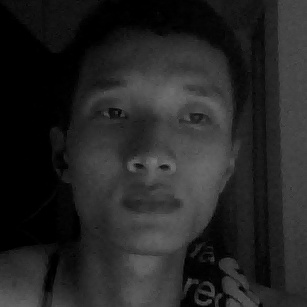
#> input picture Face-Recognition-master/dataSet/face-123.1.jpg, 307 x 307 px, given in place of the camera
$ python Test06_HSV.py
#> lines starting #> are read from the running program, lines starting #| are printed output that depends on the picture; after the words box and inside, x2 and y2 are one past the last pixel; in counts of white or black regions, pixels touching at a corner belong together
import cv2
import numpy as np

def h_min(pos):
    h_min.val = pos
h_min.val = 15
def s_min(pos):
    s_min.val = pos
s_min.val = 108
def v_min(pos):
    v_min.val = pos
v_min.val = 128
def h_max(pos):
    h_max.val = pos
h_max.val = 39
def s_max(pos):
    s_max.val = pos
s_max.val = 255
def v_max(pos):
    v_max.val = pos
v_max.val = 169

cv2.namedWindow("HSV_Tracking", cv2.WINDOW_FREERATIO)

cv2.createTrackbar("Min H", "HSV_Tracking", 0, 255, h_min)
cv2.createTrackbar("Max H", "HSV_Tracking", 255, 255, h_max)
cv2.createTrackbar("Min S", "HSV_Tracking", 0, 255, s_min)
cv2.createTrackbar("Max S", "HSV_Tracking", 255, 255, s_max)
cv2.createTrackbar("Min V", "HSV_Tracking", 0, 255, v_min)
cv2.createTrackbar("Max V", "HSV_Tracking", 255, 255, v_max)

arr_pnt = np.array((), np.int32)

cap = cv2.VideoCapture(0)
if (cap.isOpened() == False):
    print ("ERROR")
while (cap.isOpened()):
    ret, frame = cap.read()
#> frame is the input picture: shape (307, 307, 3); min 0, max 119, mean 37
    frame = cv2.flip(frame, 1)
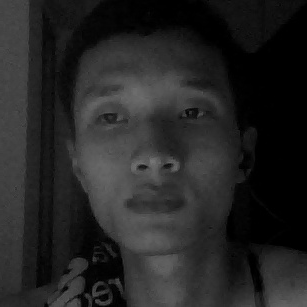
#> frame: shape (307, 307, 3); min 0, max 119, mean 37
    if ret == True:
        hsv_frame = cv2.cvtColor(frame, cv2.COLOR_BGR2HSV)
#> hsv_frame: shape (307, 307, 3); mean H, S, V 0, 0, 37
        lower = np.array([h_min.val, s_min.val, v_min.val])
        upper = np.array([h_max.val, v_max.val, v_max.val])
        mask_temp = cv2.inRange(hsv_frame, lower, upper)
#> mask_temp: shape (307, 307); every value is 0
        kernel_er = np.ones((3,3))
        kernel_di = np.ones((5,5))
        mask_temp = cv2.erode(mask_temp, kernel_er)
        mask_temp = cv2.dilate(mask_temp, kernel_di, iterations = 3)
        #mask_temp = cv2.blur(mask_temp, (5,5), 0)
        cv2.putText(frame, "REC", (10, 20), cv2.FONT_HERSHEY_COMPLEX_SMALL, 1, (0,0,255), 1)
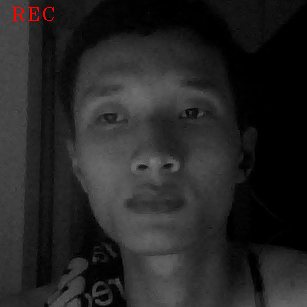
#> frame: shape (307, 307, 3); 0.19% of pixels changed, all inside (x1, y1, x2, y2) = (12, 7, 54, 21)
        cont = cv2.findContours(mask_temp, cv2.RETR_TREE, cv2.CHAIN_APPROX_SIMPLE)[1]
#> cont = []
        if len(cont) > 0:
            cont_tmp = cont[0]
            #cv2.drawContours(frame, cont, -1, (0, 255, 0), 2)
            M = cv2.moments(cont_tmp)
            x = int(M ['m10']/(M['m00']+1))
            y = int(M['m01']/(M['m00']+1))
            cv2.putText(frame, str((x,y)), (x-80, y-70), cv2.FONT_HERSHEY_COMPLEX_SMALL, 1.5, (255, 0, 0), 1)
            # [5 lines of commented-out code are left out]
            rect = cv2.minAreaRect(cont_tmp)
            box = cv2.boxPoints(rect)
            box = np.intc(box)
            cv2.drawContours(frame,[box],0,(0,255,0),2)
            arr_pnt = np.append(arr_pnt, (int(x), int(y)))
            if len(arr_pnt) > 200:
                arr_pnt = np.delete(arr_pnt, (0, 1))
            arr_pnt = np.reshape(arr_pnt, (-1, 1, 2))
            cv2.polylines(frame, [arr_pnt], False, (0, 255, 0), 2)


        mask = cv2.merge((mask_temp, mask_temp, mask_temp))
#> mask: shape (307, 307, 3); every value is 0
        result = cv2.bitwise_and(frame, mask)
        #cv2.imshow("HSV_Tracking", mask)
        cv2.imshow("Frame", frame)

        if cv2.waitKey(25) & 0xFF == ord('q'):
#> (key q is pressed here)
            break
    else:
        break
cap.release()
cv2.destroyAllWindows()
